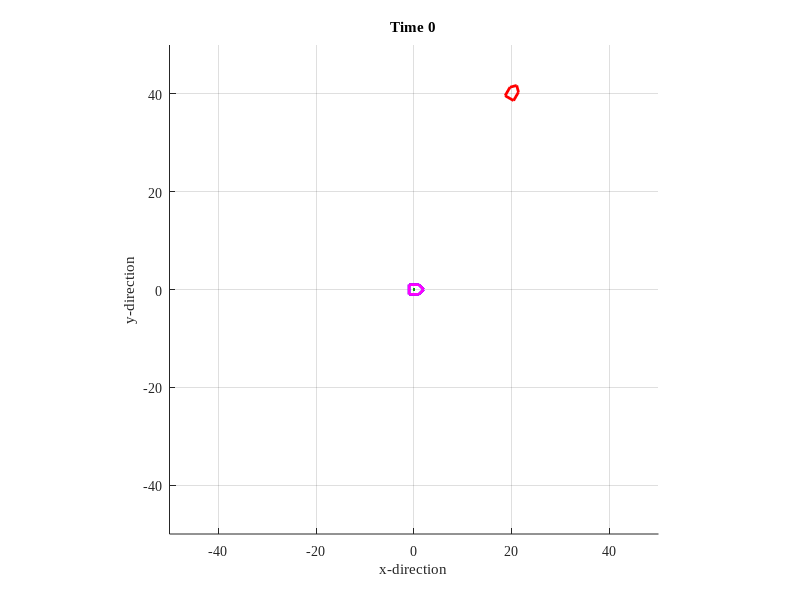

This figure's MATLAB source: (Note: this script raises an error after producing the figure.)
function [] = MTRN4010_03()
% fuzzy control
% sim car movement to target, virtual tracking

clc; clear all; close all; dbstop if error; warning off;
set(0,'defaultaxesfontname','times new roman');

field.range = 50;
time.dt = 2; time.T = 1000;

[fig] = FigureNew(field);
[car] = CarNew(field);
[car] = CarNow(car,time,0,0);
[car] = CarShow(fig,car,0);
[real] = Static();
[target] = TargetNew(real);
% [target] = TargetNow(t,time,car,target);
% [target] = TargetShow(fig,target,t);

fis_vel = readfis('MTRN4010_vel.fis');
fis_ang = readfis('MTRN4010_ang.fis');

for t=0:time.dt:time.T,
    [target]=TargetNow(t,time,car,target);
    [target]=TargetShow(fig,target,t);
    [ds]=FindDistance(car,target);
    vel=evalfis(ds,fis_vel);
    [dq]=FindAngular(car,target);
    ang=evalfis(dq,fis_ang);
    [car]=CarNow(car,time,vel,ang);
    [car]=CarShow(fig,car,t);
end;

function [target] = Static()
target.x=20; target.y=40; target.q=pi/3;
target.trace=[target.x; target.y; target.q];
target.shape=[ 2 0; 1 1; -1 1; -1 -1; 1 -1; 2 0]';
target.hdL.shape=plot(target.shape(1,:),target.shape(2,:),'color','r','linewidth',2);
% target.hdL.trace=plot(target.trace(1,:),target.trace(2,:),'color',[0 0.66 0]);
Rz=[  cos(target.q) -sin(target.q); 
      sin(target.q)  cos(target.q)];
shape=Rz*target.shape+repmat([target.x;target.y],1,6);
set(target.hdL.shape,'xdata',shape(1,:),'ydata',shape(2,:)); 

% =====================================
function [target] = TargetNew(real)
target.rear = 20;
target.x = real.x - target.rear*cos(real.q); 
target.y = real.y - target.rear*sin(real.q);
target.q = real.q;
% target.trace=[target.x; target.y; target.q];
target.shape=[ 2 0; 1 1; -1 1; -1 -1; 1 -1; 2 0]';
target.hdL.shape=plot(target.shape(1,:),target.shape(2,:),'color','m','linewidth',2);
% target.hdL.trace=plot(target.trace(1,:),target.trace(2,:),'color',[0 0.66 0]);

% =====================================
function [target] = TargetNow(t,time,car,target)
target.x = target.x + time.dt*((target.rear*2/time.T)-(2*target.rear)/(time.T^2)*t)*cos(target.q) ;
% target.y = target.y + 20/(time.T/time.dt);
target.y = target.y + time.dt*((target.rear*2/time.T)-(2*target.rear)/(time.T^2)*t)*sin(target.q);
% target.y =  target.y + time.dt*(-0.00004*t+0.04);
% target.y =  target.y + time.dt*(-0.00016*t+0.08);
target.q = target.q;

function [target] = TargetShow(fig,target,t)
ax=axis;
Rz=[  cos(target.q) -sin(target.q); 
      sin(target.q)  cos(target.q) ];
shape=Rz*target.shape+repmat([target.x;target.y],1,6);
set(target.hdL.shape,'xdata',shape(1,:),'ydata',shape(2,:)); 
axis(ax); title(sprintf('Time %d',t)); pause(0.001);
% ======================================

function [ds]=FindDistance(car,target)
dx=target.x-car.x;
dy=target.y-car.y;
ds=sqrt(dx^2+dy^2);

function [dq]=FindAngular(car,target)
dx=target.x-car.x;
dy=target.y-car.y;
q=atan2(dy,dx)-car.q;
dq=AngleWrap(q);

function [q]=AngleWrap(q)
while q<pi,
    q=q+2*pi;
end;
while q>pi,
    q=q-2*pi;
end;

function [fig] = FigureNew(field)
fig.fig = figure('units','normalized','position',[0.3 0.2 0.5 0.5]);
axis([-1 1 -1 1]*field.range); hold on; grid on; axis equal;
xlabel('x-direction'); ylabel('y-direction');
fig.ax = axis;

function [car] = CarNew(field)
car.x=0; car.y=0; car.q=0;
car.trace=[car.x; car.y; car.q];
car.shape=[ 2 0; 1 1; -1 1; -1 -1; 1 -1; 2 0]';
car.hdL.shape=plot(car.shape(1,:),car.shape(2,:),'color','b','linewidth',2);
car.hdL.trace=plot(car.trace(1,:),car.trace(2,:),'color',[0 0.66 0]);

function [car] = CarNow(car,time,v,w)
car.x=car.x+time.dt*v*cos(car.q);
car.y=car.y+time.dt*v*sin(car.q);
car.q=car.q+time.dt*w;
car.trace(:,end+1)=[car.x; car.y; car.q];

function [car] = CarShow(fig,car,t)
ax=axis;
Rz=[  cos(car.q) -sin(car.q); 
      sin(car.q)  cos(car.q)];
shape=Rz*car.shape+repmat([car.x;car.y],1,6);
set(car.hdL.shape,'xdata',shape(1,:),'ydata',shape(2,:)); 
set(car.hdL.trace,'xdata',car.trace(1,:),'ydata',car.trace(2,:));
axis(ax); title(sprintf('Time %d',t)); pause(0.001);

